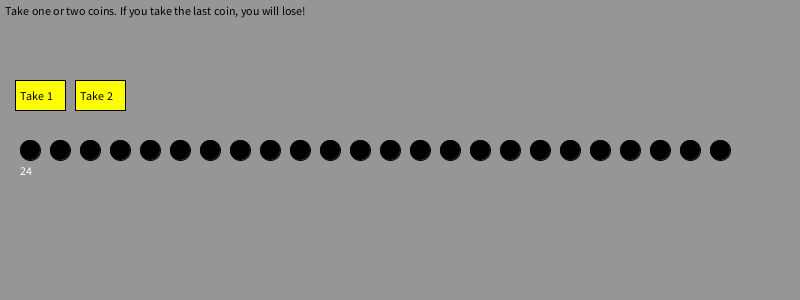
Frame 1 (no input)
Frame 60 (the mouse pressed at the canvas centre just before this capture): identical to frame 1, image omitted
Frame 120 (the mouse held since frame 60 and released just before this capture): identical to frame 1, image omitted

The Processing sketch that drew this single still picture (run headless with seeded random() and noise(); from frame 60 on, the mouse is pressed at the canvas centre):

// Processing sketch: processing_154212
// ── processing_154212.pde

// Norm Krumpe
// A variant of Nim.  Players take turns removing 1 or 2
// coins from a pile.  Whoever is forced to take the last
// coin loses.  This is a human vs. computer game.  

int coinCount = 24; // Starting # of coins
boolean humanTurn = true; // Set to false to let computer start
int startTimeForComputerTurn; // Used for creating delays in the game
int computerMove;

// These indicate the size and location of the leftmost
// user button.
int buttonX, buttonY;
int buttonWidth, buttonHeight;

// Set up the board.
void setup() {
  size(800, 300);
  buttonX = 15;
  buttonY = height/2 - 70;
  buttonWidth = 50;
  buttonHeight = 30;
  smooth();
}

// Draw the coins and the appropriate buttons.
// Does this really need to happen several times per second?
void draw() {
  background(150);

  if (coinCount > 0) {
    drawGameBoard();
  } 
  else {// pile is empty...someone won!
    drawWinnerButton();
  }
  
}

// The main drawing routine...it draws the coins and buttons
// for a game in progress
void drawGameBoard() {
  
  if (humanTurn) {
    drawCoins(0);
    drawHumanButtons();
  }
  else {
    decideComputerMove();
    // Don't shade the computer's coins yellow until after
    // the first second of delay
    if (millis() - startTimeForComputerTurn < 1000)
      drawCoins(0);
    else
      drawCoins(computerMove);
      
    if (millis() - startTimeForComputerTurn < 3000) {
      drawComputerMoveButton();
    }
    else {
      humanTurn = true;
      coinCount -= computerMove;
    }
  }
  
  text("Take one or two coins. If you take the last coin, you will lose!", 5, 15);
}

// The logic for making a good move.  Needs
// improvement.  Current strategy is easy to beat
// if the human knows the game.
void decideComputerMove() {
  computerMove = 1;
}

// This is how the player makes a move
// It checks to see if the mouse was clicked within a certain
// range (the location of the buttons) and decides which move
// to make based on that.
void mousePressed() {
  if (humanTurn && coinCount > 0) {
    // See if click was inside move1 button
    if (mouseX >= buttonX && 
      mouseY >= buttonY &&
      mouseX <= buttonX + buttonWidth &&
      mouseY <= buttonY + buttonHeight) {
      coinCount -=1;
      humanTurn = false;
    }
    
    // See if click was inside move2 button
    else if (mouseX >= buttonX + buttonWidth + 10 && 
      mouseY >= buttonY &&
      mouseX <= buttonX + 2 * buttonWidth + 10 &&
      mouseY <= buttonY + buttonHeight && 
      coinCount >= 2) {
      coinCount -=2;
      humanTurn = false;      
    }
    // If human just made a move, start a timer so that
    // the computer's move is delayed
    if (!humanTurn)
      startTimeForComputerTurn = millis();
  }
}

// Draw the button that lets the user take 1 coin
void drawTake1Button() {
  fill(255, 255, 0);
  rect(buttonX, buttonY, buttonWidth, buttonHeight);
  fill(0);
  text("Take 1", buttonX + 5, buttonY + 20);
}

// Draw the button that lets the user take 2 coins
void drawTake2Button() {
  fill(255, 255, 0);
  rect(buttonX + buttonWidth + 10, buttonY, buttonWidth, buttonHeight);
  fill(0);
  text("Take 2", buttonX + buttonWidth + 15, buttonY + 20);
}

// Draw the button to indicate who won
void drawWinnerButton() {
  fill(255, 255, 0);
  rect(buttonX, buttonY, buttonWidth * 2 + 20, buttonHeight);
  fill(0);

  // if it is the human's turn, it is because the computer just
  // made a move and took the last coin
  if (humanTurn)  
    text("Human wins!", buttonX + 5, buttonY + 20);
  else
    text("Computer wins!", buttonX + 5, buttonY + 20);
}

// Draw the button to indicate the computer's intended move
void drawComputerMoveButton() {
  fill(255, 255, 0);
  rect(buttonX, buttonY, buttonWidth * 2 + 20, buttonHeight);
  fill(0);
  text("Computer takes " + computerMove, buttonX + 5, buttonY + 20);
}

// Draw the coins and the coin count.  Specifying the numHighlighted
// indicates how many of the coins should be marked yellow.  This is
// useful for showing the player's move before actually making the move.
void drawCoins(int numHighlighted) {
  fill(0);
  for (int i = 1; i <= coinCount - numHighlighted; i++)
    ellipse(i * 30, height/2, 20, 20);

  // Make the last few coins yellow
  fill(255, 255, 0);
  for (int i = coinCount - numHighlighted + 1; i <= coinCount; i++)
    ellipse(i * 30, height/2, 20, 20);

  fill(255);
  text (coinCount, 20, height/2 + 25);
}

// Draw the take1 and take2 buttons, as appropriate
void drawHumanButtons() {
  drawTake1Button();
  if (coinCount > 1)
    drawTake2Button();
}
